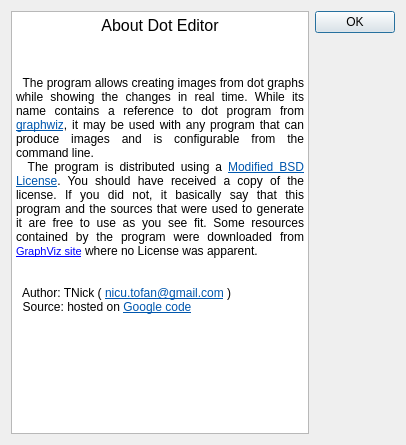
<?xml version="1.0" encoding="UTF-8"?>
<ui version="4.0">
 <class>AboutDlg</class>
 <widget class="QDialog" name="AboutDlg">
  <property name="geometry">
   <rect>
    <x>0</x>
    <y>0</y>
    <width>406</width>
    <height>445</height>
   </rect>
  </property>
  <property name="windowTitle">
   <string>dot-editor</string>
  </property>
  <layout class="QHBoxLayout" name="horizontalLayout">
   <item>
    <widget class="QTextBrowser" name="textBrowser">
     <property name="readOnly">
      <bool>true</bool>
     </property>
     <property name="html">
      <string>&lt;!DOCTYPE HTML PUBLIC &quot;-//W3C//DTD HTML 4.0//EN&quot; &quot;http://www.w3.org/TR/REC-html40/strict.dtd&quot;&gt;
&lt;html&gt;&lt;head&gt;&lt;meta name=&quot;qrichtext&quot; content=&quot;1&quot; /&gt;&lt;style type=&quot;text/css&quot;&gt;
p, li { white-space: pre-wrap; }
&lt;/style&gt;&lt;/head&gt;&lt;body style=&quot; font-family:'MS Shell Dlg 2'; font-size:8.25pt; font-weight:400; font-style:normal;&quot;&gt;
&lt;p align=&quot;center&quot; style=&quot; margin-top:0px; margin-bottom:0px; margin-left:0px; margin-right:0px; -qt-block-indent:0; text-indent:0px;&quot;&gt;&lt;span style=&quot; font-family:'Sans Serif'; font-size:12pt;&quot;&gt;About Dot Editor&lt;/span&gt;&lt;/p&gt;
&lt;p align=&quot;center&quot; style=&quot;-qt-paragraph-type:empty; margin-top:0px; margin-bottom:0px; margin-left:0px; margin-right:0px; -qt-block-indent:0; text-indent:0px; font-family:'Sans Serif'; font-size:9pt;&quot;&gt;&lt;/p&gt;
&lt;p align=&quot;center&quot; style=&quot; margin-top:0px; margin-bottom:0px; margin-left:0px; margin-right:0px; -qt-block-indent:0; text-indent:0px;&quot;&gt;&lt;span style=&quot; font-family:'Sans Serif'; font-size:9pt;&quot;&gt;&lt;br /&gt;&lt;/span&gt;&lt;/p&gt;
&lt;p align=&quot;justify&quot; style=&quot; margin-top:0px; margin-bottom:0px; margin-left:0px; margin-right:0px; -qt-block-indent:0; text-indent:0px;&quot;&gt;&lt;span style=&quot; font-family:'Sans Serif'; font-size:9pt;&quot;&gt;  The program allows creating images from dot graphs while showing the changes in real time. While its name contains a reference to dot program from &lt;/span&gt;&lt;a href=&quot;http://www.graphviz.org/&quot;&gt;&lt;span style=&quot; font-family:'Sans Serif'; font-size:9pt; text-decoration: underline; color:#0057ae;&quot;&gt;graphwiz&lt;/span&gt;&lt;/a&gt;&lt;span style=&quot; font-family:'Sans Serif'; font-size:9pt;&quot;&gt;, it may be used with any program that can produce images and is configurable from the command line.&lt;/span&gt;&lt;/p&gt;
&lt;p align=&quot;justify&quot; style=&quot; margin-top:0px; margin-bottom:0px; margin-left:0px; margin-right:0px; -qt-block-indent:0; text-indent:0px;&quot;&gt;&lt;span style=&quot; font-family:'Sans Serif'; font-size:9pt;&quot;&gt;  The program is distributed using a &lt;/span&gt;&lt;a href=&quot;https://en.wikipedia.org/wiki/BSD_licenses#3-clause_license_.28.22New_BSD_License.22_or_.22Modified_BSD_License.22.29&quot;&gt;&lt;span style=&quot; font-family:'Sans Serif'; font-size:9pt; text-decoration: underline; color:#0057ae;&quot;&gt;Modified BSD License&lt;/span&gt;&lt;/a&gt;&lt;span style=&quot; font-family:'Sans Serif'; font-size:9pt;&quot;&gt;. You should have received a copy of the license. If you did not, it basically say that this program and the sources that were used to generate it are free to use as you see fit. Some resources contained by the program were downloaded from &lt;/span&gt;&lt;a href=&quot;http://www.graphviz.org&quot;&gt;&lt;span style=&quot; font-size:8pt; text-decoration: underline; color:#0000ff;&quot;&gt;GraphViz site&lt;/span&gt;&lt;/a&gt;&lt;span style=&quot; font-family:'Sans Serif'; font-size:9pt;&quot;&gt; where no License was apparent.&lt;/span&gt;&lt;/p&gt;
&lt;p align=&quot;justify&quot; style=&quot; margin-top:0px; margin-bottom:0px; margin-left:0px; margin-right:0px; -qt-block-indent:0; text-indent:0px;&quot;&gt;&lt;span style=&quot; font-family:'Sans Serif'; font-size:9pt;&quot;&gt;  &lt;/span&gt;&lt;/p&gt;
&lt;p align=&quot;justify&quot; style=&quot;-qt-paragraph-type:empty; margin-top:0px; margin-bottom:0px; margin-left:0px; margin-right:0px; -qt-block-indent:0; text-indent:0px; font-family:'Sans Serif'; font-size:9pt;&quot;&gt;&lt;/p&gt;
&lt;p align=&quot;justify&quot; style=&quot; margin-top:0px; margin-bottom:0px; margin-left:0px; margin-right:0px; -qt-block-indent:0; text-indent:0px;&quot;&gt;&lt;span style=&quot; font-family:'Sans Serif'; font-size:9pt;&quot;&gt;  Author: TNick ( &lt;/span&gt;&lt;a href=&quot;mailto:nicu.tofan@gmail.com?Subject=dot%20editor&quot;&gt;&lt;span style=&quot; font-family:'Sans Serif'; font-size:9pt; text-decoration: underline; color:#0057ae;&quot;&gt;nicu.tofan@gmail.com&lt;/span&gt;&lt;/a&gt;&lt;span style=&quot; font-family:'Sans Serif'; font-size:9pt;&quot;&gt; )&lt;/span&gt;&lt;/p&gt;
&lt;p align=&quot;justify&quot; style=&quot; margin-top:0px; margin-bottom:0px; margin-left:0px; margin-right:0px; -qt-block-indent:0; text-indent:0px;&quot;&gt;&lt;span style=&quot; font-family:'Sans Serif'; font-size:9pt;&quot;&gt;  Source: hosted on &lt;/span&gt;&lt;a href=&quot;http://code.google.com/p/tnicks-small-projects/source/browse/#svn%2Fdot-editor&quot;&gt;&lt;span style=&quot; font-family:'Sans Serif'; font-size:9pt; text-decoration: underline; color:#0057ae;&quot;&gt;Google code&lt;/span&gt;&lt;/a&gt;&lt;/p&gt;&lt;/body&gt;&lt;/html&gt;</string>
     </property>
     <property name="openExternalLinks">
      <bool>true</bool>
     </property>
    </widget>
   </item>
   <item>
    <widget class="QDialogButtonBox" name="buttonBox">
     <property name="orientation">
      <enum>Qt::Vertical</enum>
     </property>
     <property name="standardButtons">
      <set>QDialogButtonBox::Ok</set>
     </property>
    </widget>
   </item>
  </layout>
 </widget>
 <resources/>
 <connections>
  <connection>
   <sender>buttonBox</sender>
   <signal>accepted()</signal>
   <receiver>AboutDlg</receiver>
   <slot>accept()</slot>
   <hints>
    <hint type="sourcelabel">
     <x>248</x>
     <y>254</y>
    </hint>
    <hint type="destinationlabel">
     <x>157</x>
     <y>274</y>
    </hint>
   </hints>
  </connection>
  <connection>
   <sender>buttonBox</sender>
   <signal>rejected()</signal>
   <receiver>AboutDlg</receiver>
   <slot>reject()</slot>
   <hints>
    <hint type="sourcelabel">
     <x>316</x>
     <y>260</y>
    </hint>
    <hint type="destinationlabel">
     <x>286</x>
     <y>274</y>
    </hint>
   </hints>
  </connection>
 </connections>
</ui>
